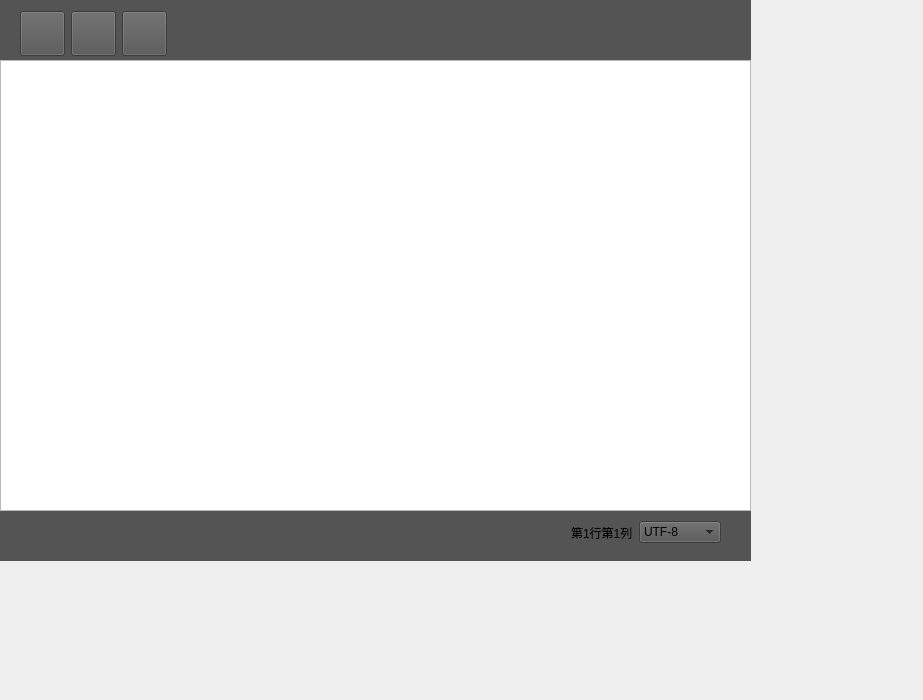
<?xml version="1.0" encoding="UTF-8"?>
<ui version="4.0">
 <class>Widget</class>
 <widget class="QWidget" name="Widget">
  <property name="geometry">
   <rect>
    <x>0</x>
    <y>0</y>
    <width>923</width>
    <height>700</height>
   </rect>
  </property>
  <property name="windowTitle">
   <string>侯世源的记事本</string>
  </property>
  <widget class="QWidget" name="layoutWidget">
   <property name="geometry">
    <rect>
     <x>0</x>
     <y>0</y>
     <width>751</width>
     <height>561</height>
    </rect>
   </property>
   <layout class="QVBoxLayout" name="verticalLayout">
    <property name="spacing">
     <number>0</number>
    </property>
    <item>
     <widget class="QWidget" name="widgetbtn" native="true">
      <property name="minimumSize">
       <size>
        <width>0</width>
        <height>60</height>
       </size>
      </property>
      <property name="styleSheet">
       <string notr="true">background-color: rgb(84, 84, 84);</string>
      </property>
      <widget class="QWidget" name="layoutWidget">
       <property name="geometry">
        <rect>
         <x>20</x>
         <y>10</y>
         <width>381</width>
         <height>47</height>
        </rect>
       </property>
       <layout class="QHBoxLayout" name="hLayoutbtn">
        <item>
         <widget class="QPushButton" name="btn_open">
          <property name="minimumSize">
           <size>
            <width>45</width>
            <height>45</height>
           </size>
          </property>
          <property name="styleSheet">
           <string notr="true">QPushButton{border-image: url(:/f1.png);}
QPushButton::hover{border-image: url(:/f2.png);}
QPushButton::pressed{border-image: url(:/f3.png);}</string>
          </property>
          <property name="text">
           <string/>
          </property>
         </widget>
        </item>
        <item>
         <widget class="QPushButton" name="btn_save">
          <property name="minimumSize">
           <size>
            <width>45</width>
            <height>45</height>
           </size>
          </property>
          <property name="styleSheet">
           <string notr="true">QPushButton{border-image: url(:/s1.png);}
QPushButton::hover{border-image: url(:/s2.png);}
QPushButton::pressed{border-image: url(:/c3.png);}</string>
          </property>
          <property name="text">
           <string/>
          </property>
         </widget>
        </item>
        <item>
         <widget class="QPushButton" name="btn_close">
          <property name="minimumSize">
           <size>
            <width>45</width>
            <height>45</height>
           </size>
          </property>
          <property name="styleSheet">
           <string notr="true">QPushButton{border-image: url(:/c1.png);}
QPushButton::hover{border-image: url(:/c2.png);}
QPushButton::pressed{border-image: url(:/c3.png);}</string>
          </property>
          <property name="text">
           <string/>
          </property>
         </widget>
        </item>
        <item>
         <spacer name="horizontalSpacer">
          <property name="orientation">
           <enum>Qt::Orientation::Horizontal</enum>
          </property>
          <property name="sizeHint" stdset="0">
           <size>
            <width>40</width>
            <height>20</height>
           </size>
          </property>
         </spacer>
        </item>
       </layout>
      </widget>
     </widget>
    </item>
    <item>
     <widget class="MyTextEdit" name="textEdit"/>
    </item>
    <item>
     <widget class="QWidget" name="widgetdown" native="true">
      <property name="minimumSize">
       <size>
        <width>0</width>
        <height>50</height>
       </size>
      </property>
      <property name="styleSheet">
       <string notr="true">background-color: rgb(84, 84, 84);</string>
      </property>
      <widget class="QWidget" name="layoutWidget">
       <property name="geometry">
        <rect>
         <x>50</x>
         <y>10</y>
         <width>691</width>
         <height>23</height>
        </rect>
       </property>
       <layout class="QHBoxLayout" name="horizontalLayout">
        <item>
         <spacer name="horizontalSpacer_3">
          <property name="orientation">
           <enum>Qt::Orientation::Horizontal</enum>
          </property>
          <property name="sizeHint" stdset="0">
           <size>
            <width>40</width>
            <height>20</height>
           </size>
          </property>
         </spacer>
        </item>
        <item>
         <widget class="QLabel" name="labelposition">
          <property name="text">
           <string>第1行第1列</string>
          </property>
         </widget>
        </item>
        <item>
         <widget class="QComboBox" name="comboBox">
          <property name="styleSheet">
           <string notr="true">background-color: rgb(84, 84, 84);</string>
          </property>
          <item>
           <property name="text">
            <string>UTF-8</string>
           </property>
          </item>
          <item>
           <property name="text">
            <string>GBK</string>
           </property>
          </item>
          <item>
           <property name="text">
            <string>GB18030</string>
           </property>
          </item>
          <item>
           <property name="text">
            <string>UTF-16</string>
           </property>
          </item>
         </widget>
        </item>
        <item>
         <spacer name="horizontalSpacer_2">
          <property name="orientation">
           <enum>Qt::Orientation::Horizontal</enum>
          </property>
          <property name="sizeType">
           <enum>QSizePolicy::Policy::Fixed</enum>
          </property>
          <property name="sizeHint" stdset="0">
           <size>
            <width>20</width>
            <height>20</height>
           </size>
          </property>
         </spacer>
        </item>
       </layout>
      </widget>
     </widget>
    </item>
   </layout>
  </widget>
 </widget>
 <customwidgets>
  <customwidget>
   <class>MyTextEdit</class>
   <extends>QTextEdit</extends>
   <header>mytextedit.h</header>
  </customwidget>
 </customwidgets>
 <resources/>
 <connections/>
</ui>
